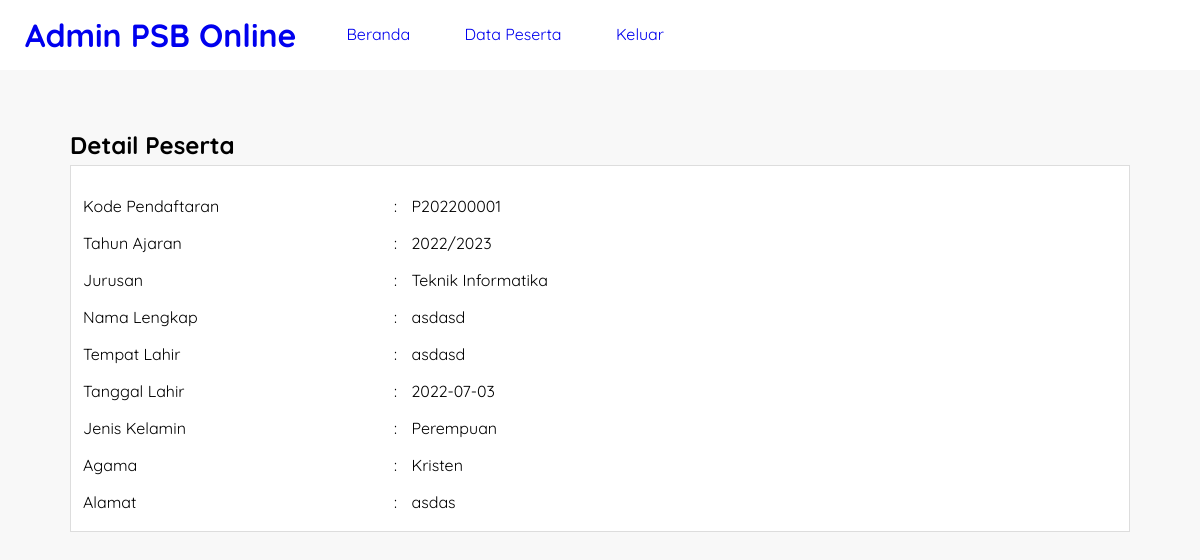
The page /detail-peserta.php?id=P202200001 (signed in) on the database its author committed.
### tables this page shows
CREATE TABLE `tbl_pendaftaran` (
  `id_pendaftaran` char(10) NOT NULL,
  `tgl_daftar` date NOT NULL,
  `th_ajaran` varchar(9) NOT NULL,
  `jurusan` varchar(50) NOT NULL,
  `nm_peserta` varchar(50) NOT NULL,
  `tmp_lahir` varchar(50) NOT NULL,
  `tgl_lahir` date NOT NULL,
  `jk` enum('Laki-laki','Perempuan') NOT NULL,
  `agama` varchar(15) NOT NULL,
  `almt_peserta` text NOT NULL
);

### detail-peserta.php (the view, shortened to what this page needs)
<?php
include 'koneksi.php';
$peserta = mysqli_query($conn, "SELECT * FROM tbl_pendaftaran WHERE id_pendaftaran = '" . $_GET['id'] . "'");
$objek = mysqli_fetch_object($peserta);
?>
<!DOCTYPE html>
<html lang="en">
<head>
    <link rel="stylesheet" type="text/css" href="css/style.css">
</head>
<body>
    <header>
        <h1><a href="berand.php">Admin PSB Online</a></h1>
        <ul>
            <li><a href="beranda.php">Beranda</a></li>
            <li><a href="data-peserta.php">Data Peserta</a></li>
            <li><a href="keluar.php">Keluar</a></li>
        </ul>
    </header>
    <section class="content">
        <h2>Detail Peserta</h2>
        <div class="box">
            <table class="table-data" border="0">
                <tr>
                    <td>Kode Pendaftaran</td>
                    <td>:</td>
                    <td><?php echo $objek->id_pendaftaran ?></td>
                </tr>
                <tr>
                    <td>Tahun Ajaran</td>
                    <td>:</td>
                    <td><?php echo $objek->th_ajaran ?></td>
                </tr>
                <tr>
                    <td>Jurusan</td>
                    <td>:</td>
                    <td><?php echo $objek->jurusan ?></td>
                </tr>
                <tr>
                    <td>Nama Lengkap</td>
                    <td>:</td>
                    <td><?php echo $objek->nm_peserta ?></td>
                </tr>
                <tr>
                    <td>Tempat Lahir</td>
                    <td>:</td>
                    <td><?php echo $objek->tmp_lahir ?></td>
                </tr>
                <tr>
                    <td>Tanggal Lahir</td>
                    <td>:</td>
                    <td><?php echo $objek->tgl_lahir ?></td>
                </tr>
                <tr>
                    <td>Jenis Kelamin</td>
                    <td>:</td>
                    <td><?php echo $objek->jk ?></td>
                </tr>
                <tr>
                    <td>Agama</td>
                    <td>:</td>
                    <td><?php echo $objek->agama ?></td>
                </tr>
                <tr>
                    <td>Alamat</td>
                    <td>:</td>
                    <td><?php echo $objek->almt_peserta ?></td>
                </tr>
            </table>
        </div>
    </section>
</body>
</html>

### css/style.css (style rules this page uses)
* { margin: 0; padding: 0; font-family: "Quicksand", sans-serif; }
body { background-color: #f8f8f8; }
.box { background-color: #fff; border: 1px solid #ddd; padding: 10px; box-sizing: border-box; margin: 5px 0 25px; }
.table-data { width: 100%; margin-top: 10px; }
.table-data tr { height: 35px; }
.table-data tr td:nth-child(1) { width: 30%; }
header { background-color: #fff; }
header::after { content: ""; display: block; clear: both; }
header h1 { padding: 15px 25px; display: inline-block; float: left; }
header ul { float: left; }
header ul li { padding: 24px 25px; display: inline-block; }
a { text-decoration: none; }
.content { width: 90%; padding: 10px; box-sizing: border-box; margin: 50px auto; }

### rows shown on the page
tbl_pendaftaran: id_pendaftaran "P202200001", th_ajaran "2022/2023", jurusan "Teknik Informatika", nm_peserta "asdasd", tmp_lahir "asdasd", tgl_lahir "2022-07-03", jk "Perempuan", agama "Kristen", almt_peserta "asdas"
